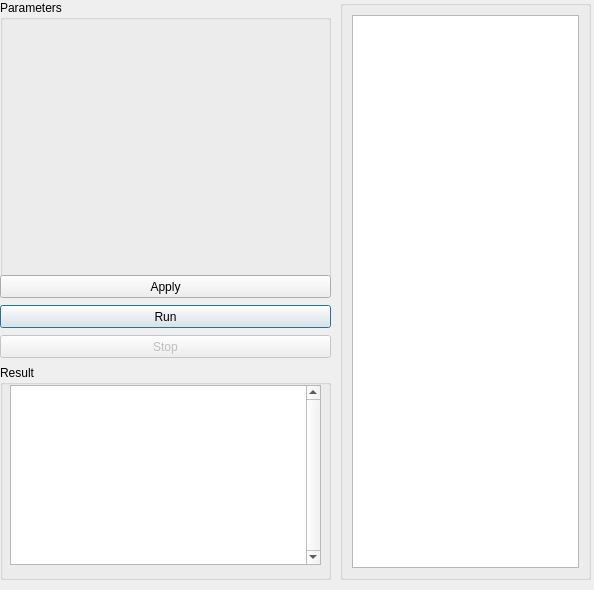
<?xml version="1.0" encoding="UTF-8"?>
<ui version="4.0">
 <author>Nestor Rodriguez</author>
 <class>Dialog</class>
 <widget class="QDialog" name="Dialog">
  <property name="windowModality">
   <enum>Qt::NonModal</enum>
  </property>
  <property name="geometry">
   <rect>
    <x>0</x>
    <y>0</y>
    <width>594</width>
    <height>590</height>
   </rect>
  </property>
  <property name="windowTitle">
   <string>Bmda</string>
  </property>
  <widget class="QWidget" name="verticalLayoutWidget">
   <property name="geometry">
    <rect>
     <x>0</x>
     <y>0</y>
     <width>331</width>
     <height>280</height>
    </rect>
   </property>
   <layout class="QVBoxLayout" name="verticalLayout">
    <item>
     <widget class="QGroupBox" name="paramBox">
      <property name="title">
       <string>Parameters</string>
      </property>
     </widget>
    </item>
   </layout>
  </widget>
  <widget class="QGroupBox" name="resultBox">
   <property name="geometry">
    <rect>
     <x>0</x>
     <y>365</y>
     <width>331</width>
     <height>215</height>
    </rect>
   </property>
   <property name="title">
    <string>Result</string>
   </property>
   <widget class="QTextEdit" name="resultTextEdit">
    <property name="geometry">
     <rect>
      <x>10</x>
      <y>20</y>
      <width>311</width>
      <height>180</height>
     </rect>
    </property>
    <property name="verticalScrollBarPolicy">
     <enum>Qt::ScrollBarAlwaysOn</enum>
    </property>
   </widget>
  </widget>
  <widget class="QPushButton" name="runButton">
   <property name="geometry">
    <rect>
     <x>0</x>
     <y>305</y>
     <width>331</width>
     <height>23</height>
    </rect>
   </property>
   <property name="text">
    <string>Run</string>
   </property>
  </widget>
  <widget class="QPushButton" name="applyButton">
   <property name="geometry">
    <rect>
     <x>0</x>
     <y>275</y>
     <width>331</width>
     <height>23</height>
    </rect>
   </property>
   <property name="text">
    <string>Apply</string>
   </property>
  </widget>
  <widget class="QPushButton" name="stopButton">
   <property name="enabled">
    <bool>false</bool>
   </property>
   <property name="geometry">
    <rect>
     <x>0</x>
     <y>335</y>
     <width>331</width>
     <height>23</height>
    </rect>
   </property>
   <property name="text">
    <string>Stop</string>
   </property>
  </widget>
  <widget class="QGroupBox" name="attributesbox">
   <property name="geometry">
    <rect>
     <x>340</x>
     <y>0</y>
     <width>251</width>
     <height>580</height>
    </rect>
   </property>
   <layout class="QVBoxLayout" name="verticalLayout_2">
    <item>
     <widget class="QTreeView" name="attributesTree">
      <property name="verticalScrollBarPolicy">
       <enum>Qt::ScrollBarAsNeeded</enum>
      </property>
      <property name="horizontalScrollBarPolicy">
       <enum>Qt::ScrollBarAsNeeded</enum>
      </property>
      <property name="headerHidden">
       <bool>true</bool>
      </property>
      <attribute name="headerStretchLastSection">
       <bool>false</bool>
      </attribute>
     </widget>
    </item>
   </layout>
  </widget>
 </widget>
 <resources/>
 <connections/>
</ui>
